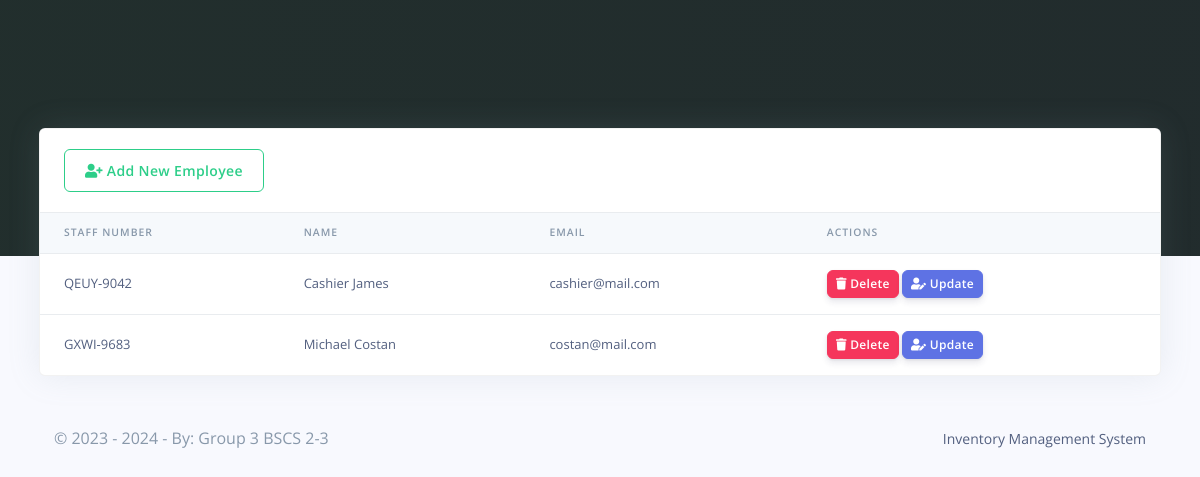
Screenshot of /pos/admin/hrm.php (signed in) with the database file from the repository.
### tables this page shows
CREATE TABLE `rpos_staff` (
  `staff_id` int(20) NOT NULL,
  `staff_name` varchar(200) NOT NULL,
  `staff_number` varchar(200) NOT NULL,
  `staff_email` varchar(200) NOT NULL,
  `staff_password` varchar(255) NOT NULL,
  `created_at` timestamp(6) NOT NULL DEFAULT current_timestamp(6) ON UPDATE current_timestamp(6)
);

### pos/admin/hrm.php (the view, shortened to what this page needs)
<?php
include('config/config.php');
require_once('partials/_head.php');
?>
<body>
  <div class="main-content">
    <div class="container-fluid mt--8">
      <div class="row">
        <div class="col">
          <div class="card shadow">
            <div class="card-header border-0">
              <a href="add_staff.php" class="btn btn-outline-success"><i class="fas fa-user-plus"></i> Add New Employee</a>
            </div>
            <div class="table-responsive">
              <table class="table align-items-center table-flush">
                <thead class="thead-light">
                  <tr>
                    <th scope="col">Staff Number</th>
                    <th scope="col">Name</th>
                    <th scope="col">Email</th>
                    <th scope="col">Actions</th>
                  </tr>
                </thead>
                <tbody>
                  <?php
                  $ret = "SELECT * FROM  rpos_staff ";
                  $stmt = $mysqli->prepare($ret);
                  $stmt->execute();
                  $res = $stmt->get_result();
                  while ($staff = $res->fetch_object()) {
                  ?>
                    <tr>
                      <td><?php echo $staff->staff_number; ?></td>
                      <td><?php echo $staff->staff_name; ?></td>
                      <td><?php echo $staff->staff_email; ?></td>
                      <td>
                        <a href="hrm.php?delete=<?php echo $staff->staff_id; ?>">
                          <button class="btn btn-sm btn-danger">
                            <i class="fas fa-trash"></i>
                            Delete
                          </button>
                        </a>
                        <a href="update_staff.php?update=<?php echo $staff->staff_id; ?>">
                          <button class="btn btn-sm btn-primary">
                            <i class="fas fa-user-edit"></i>
                            Update
                          </button>
                        </a>
                      </td>
                    </tr>
                  <?php } ?>
                </tbody>
              </table>
            </div>
          </div>
        </div>
      </div>
      <?php
      require_once('partials/_footer.php');
      ?>
    </div>
  </div>
</body>
</html>

### rows the page displays
rpos_staff: staff_number "QEUY-9042", staff_name "Cashier James", staff_email "cashier@mail.com"
rpos_staff: staff_number "GXWI-9683", staff_name "Michael Costan", staff_email "costan@mail.com"
